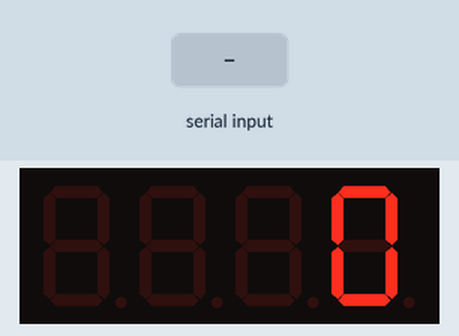
Recording of a sketch running on a simulated Arduino Uno, built with avr-gcc and run on an emulated ATmega328P. On the bench: 4-digit seven-segment display. The test bench sets the inputs (shaded band).

Above: at 1.2 s.
1.3 s: byte 30 received over Serial
At 2.4 s:
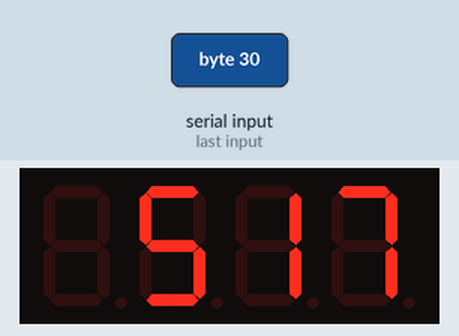
2.8 s: byte 90 received over Serial
At 3.5 s:
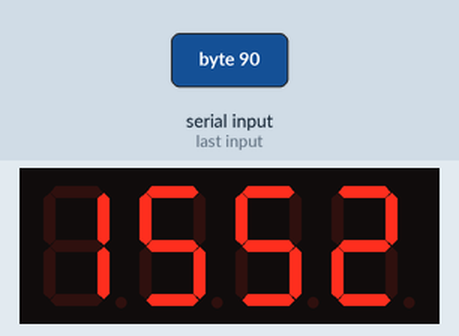
4.3 s: byte 120 received over Serial
At 4.6 s:
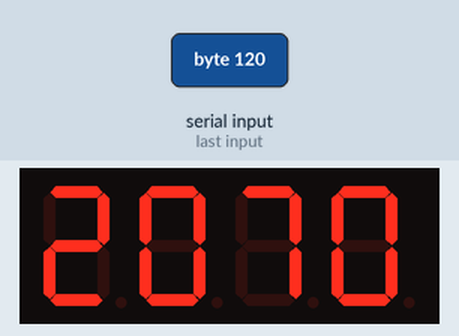
Timing chart, 0 to 7.3 s (numbered marks = the images above; inputs shaded):
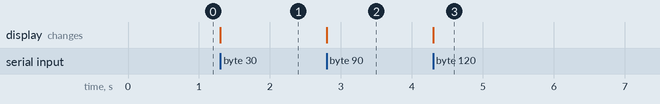

The sketch:

fourrier.ino
```cpp
//credit: https://www.youtube.com/watch?v=cMRmAgdCs3w

#include "SevSeg.h"
SevSeg sevseg;

float frequency = 0;

void setup() {
  byte numDigits = 4;
  byte digitPins[] = {10, 11, 12, 13};
  byte segmentPins[] = {9, 2, 3, 5, 6, 8, 7, 4};
  bool resistorsOnSegments = true;
  byte hardwareConfig = COMMON_CATHODE;

  Serial.begin(9600);

  sevseg.begin(hardwareConfig, numDigits, digitPins, segmentPins, resistorsOnSegments);
}
void loop() {
  if(Serial.available())
  {
    frequency = Serial.read();
    frequency = (frequency / 255 )* 4400;
  }

  sevseg.setNumber( floor(frequency) );
  sevseg.refreshDisplay();
}
```

Measured:
- after the input at 1.3 s, the display: changes at once (image 1)
- after the input at 2.8 s, the display: changes at once (image 2)
- after the input at 4.3 s, the display: changes at once (image 3)
